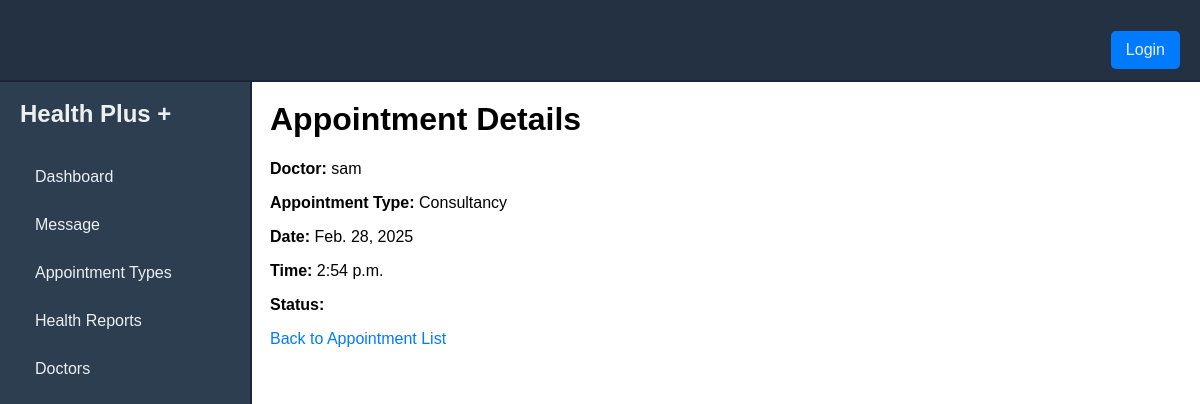
/staff/appointment/1/, run on an earlier commit of the app's database.
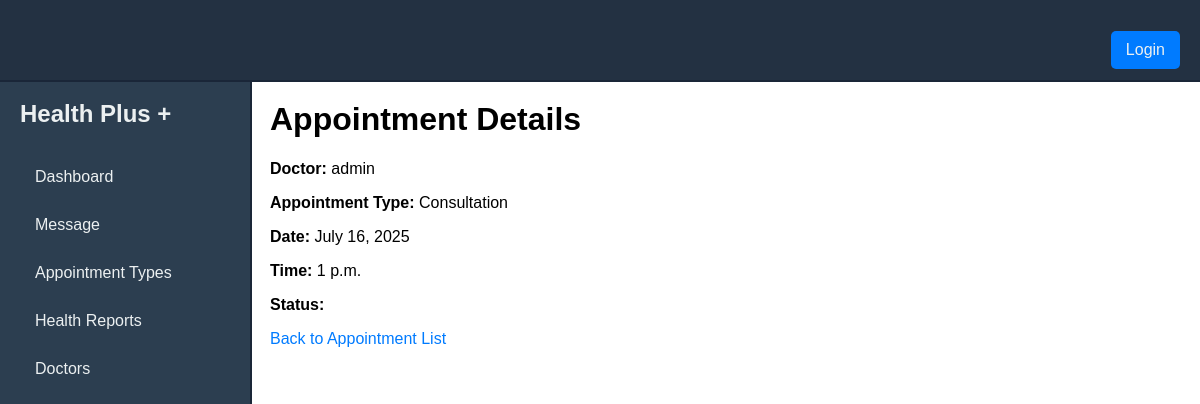
And on a later commit of the database.
### booking/models.py (models this page shows, shortened)
class Appointment(models.Model):
    user = models.ForeignKey(User, on_delete=models.CASCADE, related_name='appointments')
    doctor = models.ForeignKey(Doctor, on_delete=models.CASCADE, related_name='appointments')
    appointment_type = models.ForeignKey(AppointmentType, on_delete=models.CASCADE)
    appointment_date = models.DateField()
    appointment_time = models.TimeField()
    status = models.CharField(max_length=20, choices=[('scheduled', 'Scheduled'), ('completed', 'Completed'), ('canceled', 'Canceled')])
    created_at = models.DateTimeField(auto_now_add=True)
    updated_at = models.DateTimeField(auto_now=True)
    class Meta:
        indexes = [
            models.Index(fields=['appointment_date']),
        ]

class Doctor(models.Model):
    user = models.OneToOneField(User, on_delete=models.CASCADE)
    specialty = models.CharField(max_length=100)
    qualifications = models.TextField()
    experience_years = models.PositiveIntegerField()
    languages_spoken = models.CharField(max_length=100, blank=True)
    rating = models.FloatField(default=0.0)
    available_days = models.CharField(max_length=100)
    available_time_start = models.TimeField()
    available_time_end = models.TimeField()
    appointment_types = models.ManyToManyField('AppointmentType', related_name='doctors')

class AppointmentType(models.Model):
    name = models.CharField(max_length=100)
    duration = models.PositiveIntegerField()

### staff/views.py (the view)
# urls.py: path('appointment/<int:id>/', views.appointment_detail, name='appointment_detail'),
def appointment_detail(request, id):
    appointment = get_object_or_404(Appointment, id=id)
    context = {'appointment': appointment}
    return render(request, 'appointments/appointment_detail.html', context)

### staff/templates/appointments/appointment_detail.html
{% extends 'staff.html' %}
{% load static %}
{% block content %}
<div>
    <h1>Appointment Details</h1>
    <p><strong>Doctor:</strong> {{ appointment.doctor.user.username }}</p>
    <p><strong>Appointment Type:</strong> {{ appointment.appointment_type.name }}</p>
    <p><strong>Date:</strong> {{ appointment.appointment_date }}</p>
    <p><strong>Time:</strong> {{ appointment.appointment_time }}</p>
    <p><strong>Status:</strong> {{ appointment.status }}</p>
    <a href="{% url 'appointment_list' %}">Back to Appointment List</a>
</div>
{% endblock %}

What changed in the data, as far as the page shows it:
changed Appointment: doctor.user.username "sam" → "admin"; appointment_type.name "Consultancy" → "Consultation"; appointment_date "Feb. 28, 2025" → "July 16, 2025"; appointment_time "2:54 p.m." → "1 p.m."
